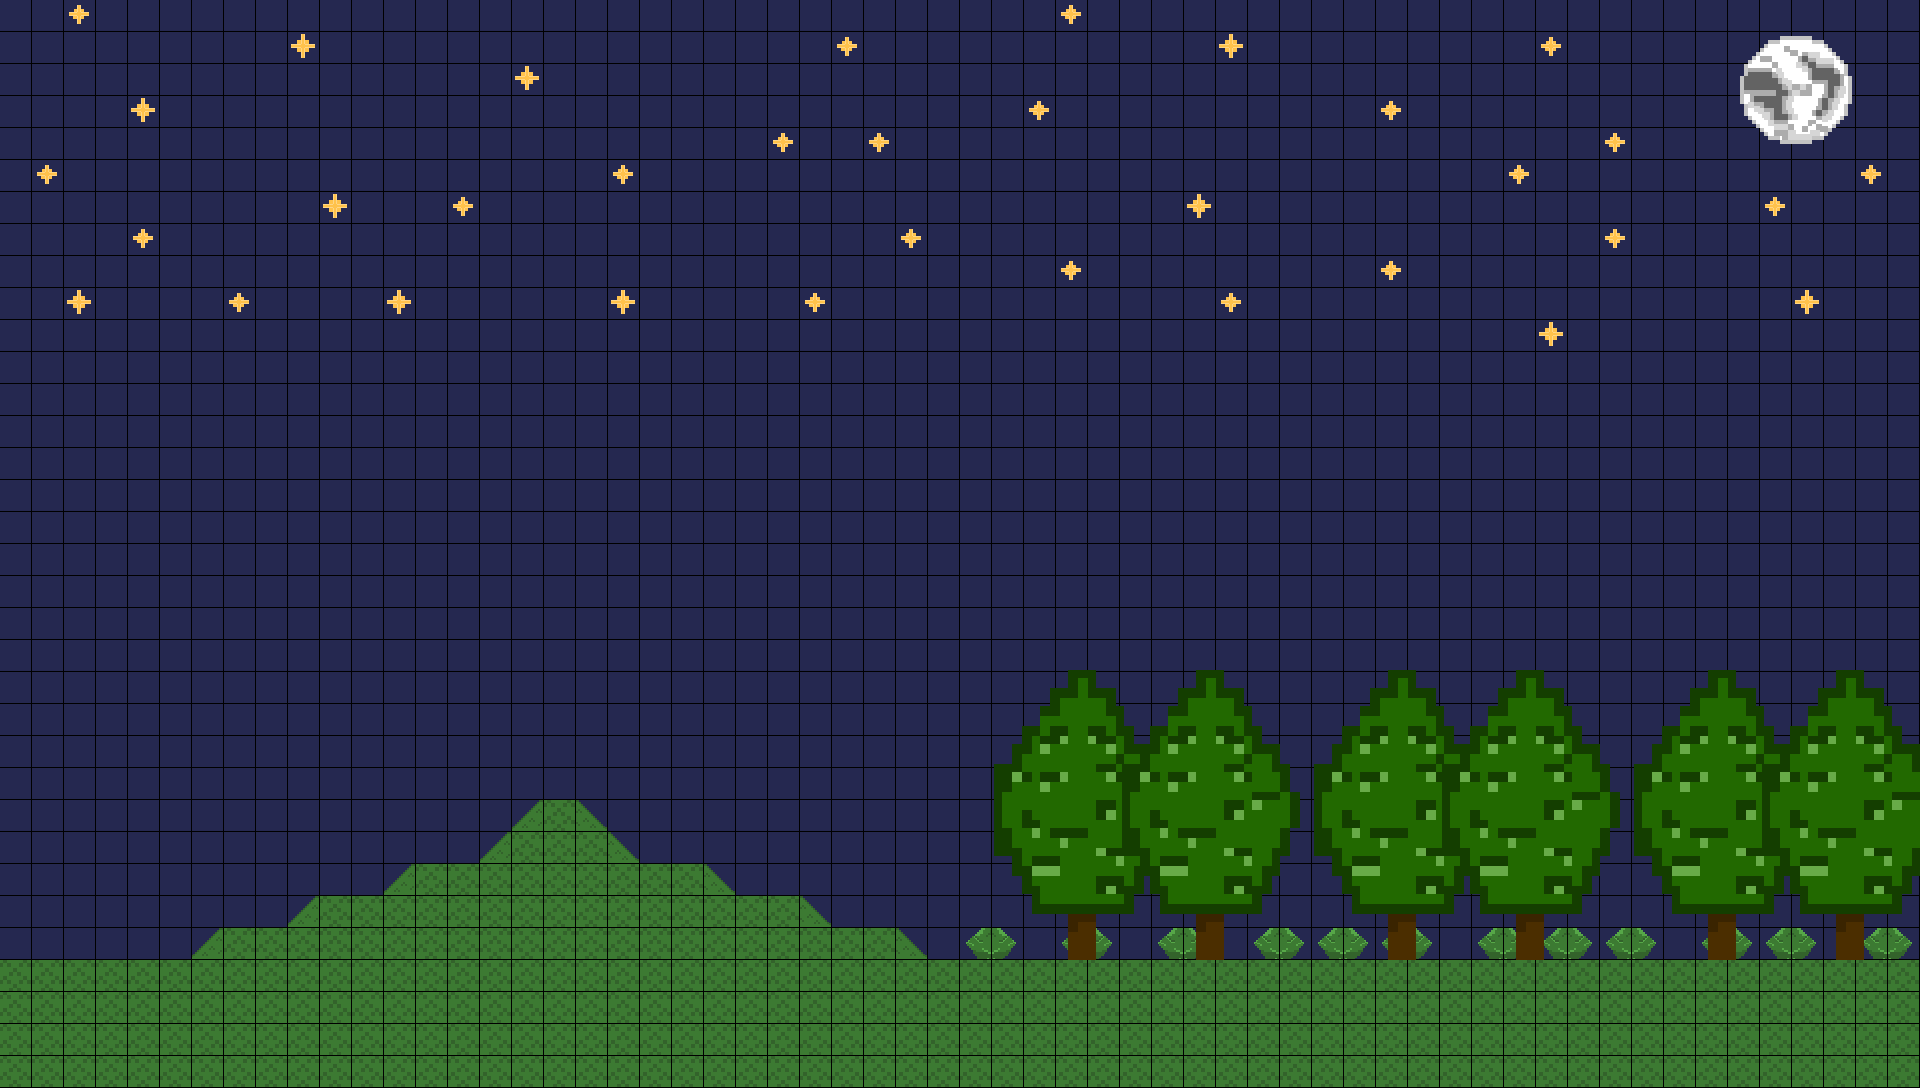

Below is a game level as drawn by its tile map, then a one-line description and the .tmx that defines it (tile-layer data replaced by summaries):
An orthogonal 60x34 tile map with 32x32 px tiles, 4 tile layers (Fondo, MATORRALES, Estrellas, Escena), 4 tilesets and 1 object.

<map version="1.4" tiledversion="1.4.3" orientation="orthogonal" renderorder="right-down" width="60" height="34" tilewidth="32" tileheight="32" infinite="0" nextlayerid="7" nextobjectid="2">
 <tileset firstgid="1" source="1-1TILESETok.tsx" />
 <tileset firstgid="10" source="Trees_TILESET.tsx" />
 <tileset firstgid="12" source="ASTRO_TILESET.tsx" />
 <tileset firstgid="16" source="1-1TILESET.tsx" />
 <layer id="1" name="Fondo" width="60" height="34">
  <data>[2040 cells, 2040 non-empty, 2 distinct tile ids]</data>
 </layer>
 <layer id="4" name="MATORRALES" width="60" height="34">
  <data>[2040 cells, 1 non-empty, 1 distinct tile ids]</data>
 </layer>
 <layer id="3" name="Estrellas" width="60" height="34">
  <data>[2040 cells, 54 non-empty, 6 distinct tile ids]</data>
 </layer>
 <layer id="2" name="Escena" width="60" height="34">
  <data>[2040 cells, 316 non-empty, 8 distinct tile ids]</data>
 </layer>
 <objectgroup id="6" name="Colisiones">
  <object id="1" x="5.36867" y="955.623">
   <polygon points="0,0 177.166,0 217.431,-32.212 271.118,-32.212 308.698,-67.1083 373.122,-67.1083 405.334,-96.636 472.443,-96.636 520.761,-161.06 582.5,-161.06 638.871,-96.636 705.98,-96.636 724.77,-72.477 799.931,-67.1083 821.406,-40.265 899.252,-34.8963 918.042,-5.36867 1911.25,0 1911.25,126.164 -2.68433,131.532" />
  </object>
 </objectgroup>
</map>